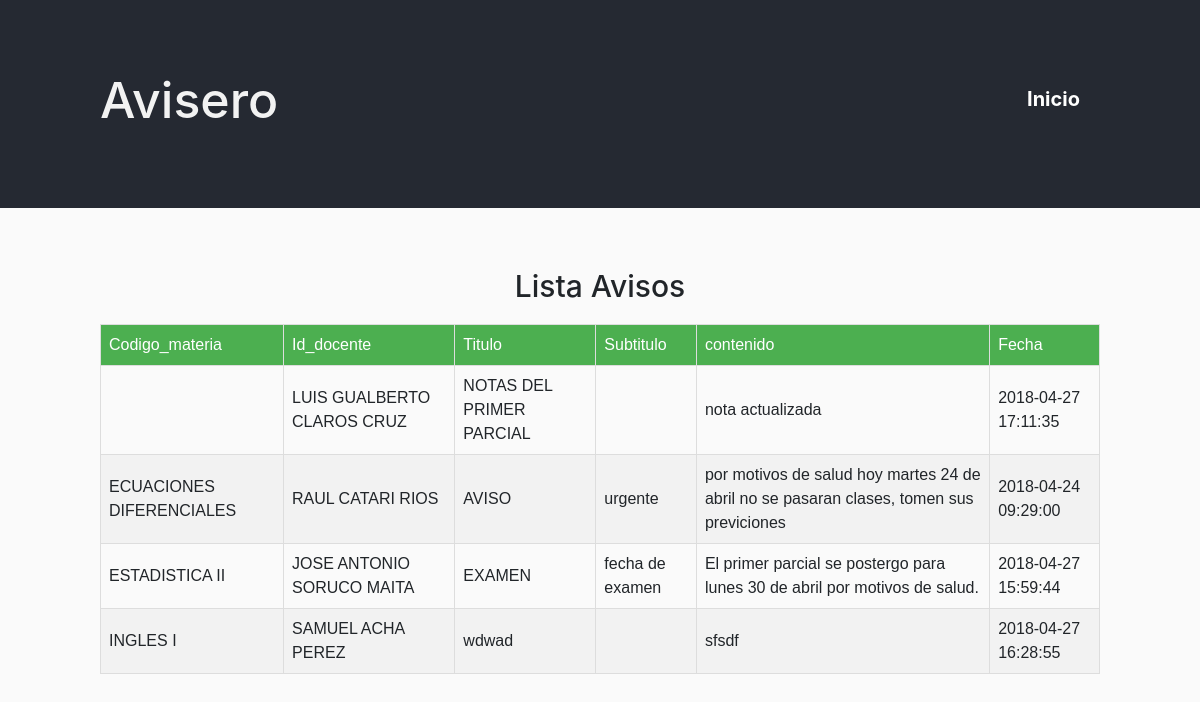
The page /views/avisos/listaAvisos.php on the database its author committed.
### tables this page shows
CREATE TABLE `avisos` (
  `CODAVISO` int(10) NOT NULL,
  `CODMAT` int(11) DEFAULT NULL,
  `IDDOC` char(10) DEFAULT NULL,
  `IDUSUARIO` char(10) NOT NULL,
  `TITULO` text NOT NULL,
  `SUBTITULO` text,
  `CONTENIDO` text NOT NULL,
  `FECHA_HORA` datetime NOT NULL
);

CREATE TABLE `docente` (
  `IDDOC` char(10) NOT NULL,
  `NOMBREDOC` char(20) NOT NULL,
  `APELLIDODOC` char(20) NOT NULL
);

CREATE TABLE `materia` (
  `CODMAT` int(11) NOT NULL,
  `NOMBREMAT` char(55) NOT NULL
);

### controllers/controladorAvisos.php (called while the page is built, shortened)
<?php
	require_once('conexionDB.php');
	function listaAvisos() {
		global $conexion;
		$query = 'SELECT * FROM avisos INNER join docente on avisos.IDDOC = docente.IDDOC INNER JOIN materia on avisos.CODMAT = materia.CODMAT ' ;
		$res_query = mysqli_query($conexion, $query) or die ('Revise su consulta SELECT');
		$num_reg = mysqli_num_rows($res_query);
		for ($i = 0; $i < $num_reg; $i++) {
			$lista[$i] = mysqli_fetch_array($res_query, MYSQLI_ASSOC);
		}
		return $lista;
	}
?>

### views/avisos/listaAvisos.php (the view, shortened to what this page needs)
<?php include('../../controllers/controladorAvisos.php'); ?>
<!DOCTYPE html>
<html>
    <head>
         <link rel="stylesheet" type="text/css" href="../../public/css/css/bootstrap.min.css">
          <link type="text/css" rel="stylesheet" href="../../public/css/estilos.css"/>
          <link type="text/css" rel="stylesheet" href="../../public/css/tablas.css"/>
    </head>
    <body>
        <header>
            <div class="wrapper">
                <h1 class="logo"> Avisero </h1>
                <nav>
                    <a href="../../index.php">Inicio</a></li>
                </nav>
            </div>
        </header>
        <section class="contenido wrapper">
          <h1>Lista Avisos</h1>
          <center>
          <table id="customers" border="1" >
            <thead>
              <tr>
                <td>Codigo_materia  </td>
                <td>Id_docente      </td>
                <td>Titulo          </td>
                <td>Subtitulo       </td>
                <td>contenido       </td>
                <td>Fecha           </td>
              </tr>
            </thead>
            <tbody>
              <?php
                $avisos = listaAvisos();
                foreach ($avisos as $aviso):
              ?>
              <tr>
                <td><?php echo $aviso['NOMBREMAT'] ?></td>
                <td><?php echo $aviso['NOMBREDOC'].' '.$aviso['APELLIDODOC'] ?></td>
                <td><?php echo $aviso['TITULO'] ?></td>
                <td><?php echo $aviso['SUBTITULO'] ?></td>
                <td><?php echo $aviso['CONTENIDO'] ?></td>
                <td><?php echo $aviso['FECHA_HORA'] ?></td>
              </tr>
            <?php endforeach; ?>
            </tbody>
          </table>
          </center>
        </section>
    </body>
</html>

### public/css/estilos.css (style rules this page uses)
* { margin: 0; padding: 0; }
body { background-color: #fafafa; }
header { width: 100%; background-color: #252932; margin-bottom: 20px; }
.wrapper { width: 90%; max-width: 1000px; margin: auto; overflow: hidden; }
header .logo { color: #f2f2f2; font-size: 50px; line-height: 200px; float: left; }
header nav { float: right; line-height: 200px; }
header nav a { display: inline-block; color: #fff; text-decoration: none; padding: 10px 20px; line-height: normal; font-size: 20px; font-weight: bold; -webkit-transition: all 500ms ease; -o-transition: all 500ms ease; transition: all 500ms ease; }
.contenido { margin-top: 5%; }
.contenido h1 { text-align: center; font-size: 30px; margin-bottom: 2%; }

### public/css/tablas.css (style rules this page uses)
#customers { font-family: "Trebuchet MS", Arial, Helvetica, sans-serif; border-collapse: collapse; width: 100%; }
#customers td, #customers th { border: 1px solid #ddd; padding: 8px; }
#customers tr:nth-child(even) { background-color: #f2f2f2; }
#customers thead { padding-top: 12px; padding-bottom: 12px; text-align: left; background-color: #4CAF50; color: white; }

### rows shown on the page
avisos: IDDOC.NOMBREDOC "LUIS GUALBERTO", IDDOC.APELLIDODOC "CLAROS CRUZ", TITULO "NOTAS DEL PRIMER PARCIAL", CONTENIDO "nota actualizada", FECHA_HORA "2018-04-27 17:11:35"
avisos: CODMAT.NOMBREMAT "ECUACIONES DIFERENCIALES", IDDOC.NOMBREDOC "RAUL", IDDOC.APELLIDODOC "CATARI RIOS", TITULO "AVISO", SUBTITULO "urgente", CONTENIDO "por motivos de salud hoy martes 24 de abril no se pasaran clases, tomen sus previciones", FECHA_HORA "2018-04-24 09:29:00"
avisos: CODMAT.NOMBREMAT "ESTADISTICA II", IDDOC.NOMBREDOC "JOSE ANTONIO", IDDOC.APELLIDODOC "SORUCO MAITA", TITULO "EXAMEN", SUBTITULO "fecha de examen", CONTENIDO "El primer parcial se postergo para lunes 30 de abril por motivos de salud.", FECHA_HORA "2018-04-27 15:59:44"
avisos: CODMAT.NOMBREMAT "INGLES I", IDDOC.NOMBREDOC "SAMUEL", IDDOC.APELLIDODOC "ACHA PEREZ", TITULO "wdwad", CONTENIDO "sfsdf", FECHA_HORA "2018-04-27 16:28:55"
